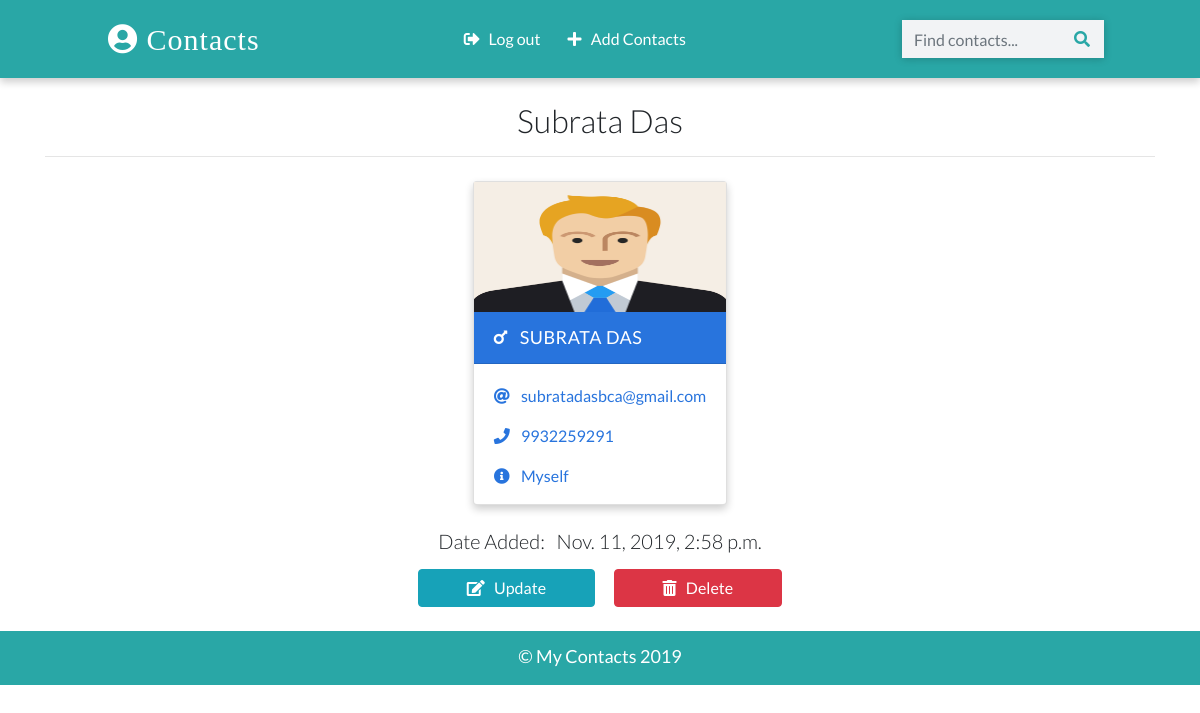
The app's page /detail/22/ (signed in) with its own data.
### contactapp/models.py (models this page shows, shortened)
class Contact(models.Model):
    manager = models.ForeignKey(User, on_delete=models.CASCADE, default=None)
    name = models.CharField(max_length=20)
    email = models.EmailField(max_length=100)
    phone = models.IntegerField()
    info = models.CharField(max_length=30)
    gender = models.CharField(max_length=50, choices=(
        ('male','Male'),
        ('female','Female')
    ))
    image = models.ImageField(upload_to='images/',blank=True)
    date_added = models.DateTimeField(default=datetime.now)
    class Meta:
        ordering = ['-id']

### contactapp/views.py (the view)
# urls.py: path('detail/<int:pk>/', views.ContactDetailView.as_view(), name="detail"),
class ContactDetailView(LoginRequiredMixin, DetailView):
    template_name = 'detail.html'
    model = Contact
    context_object_name = 'contact'

### templates/detail.html (shortened to what this page needs)
{% extends 'base.html' %}
{% load static %}
{% block content %}
{% if contact.manager == request.user %}
    <div class="container">
      <h2 class="heading font-weight-light text-center">{{contact.name}}</h2>
      <hr />
    </div>
    <div class="container main-part">
      {% include 'partials/_card.html' %}
    </div>
    <div class="container mt-3">
    <h5 class="text-center my-3 font-weight-light">Date Added: &nbsp; {{contact.date_added}}</h5>
      <p class="text-center text-light">
      <a class="btn btn-info px-5" href="{% url 'update' contact.id %}" >
      <i class="fas fa-edit"></i> &nbsp; Update
      </a>
      <a class="btn btn-danger px-5" href="{% url 'delete' contact.id %}">
        <i class="fas fa-trash-alt"></i> &nbsp; Delete
      </a>
      </p>
    </div>
{% else %}
  <div class="container">
      <h2 class="heading font-weight-light text-center">You don't have access to this page!</h2>
      <hr />
    </div>
{% endif %}
{% endblock content %}

### templates/partials/_card.html (shortened to what this page needs)
{% load static %}
{% if contact.gender == 'male' %}
  <div class="card my-2 mx-2 boy-card">
    <img src="{% if contact.image %}
    {{contact.image.url}}
    {% else %}
    {% static '/images/boy.png' %}
    {% endif %}" class="img-fluid" />
    <div class="card-header">
      <a href="{% url 'detail' contact.id %}" class="text-white header-link"
        ><i class="fas fa-mars mr-2"></i> {{contact.name}}</a
      >
    </div>
    <div class="card-body pb-0">
      <p>
        <i class="fas fa-at mr-2"></i>
        <a href="mailto:{{contact.email}}">{{contact.email}}</a>
      </p>
      <p>
        <i class="fas fa-phone mr-2"></i>
        <a href="tel:{{contact.phone}}">{{contact.phone}}</a>
      </p>
      <p><i class="fas fa-info-circle mr-2"></i> {{contact.info}}</p>
    </div>
  </div>
{% endif %}

### static/css/main.css (style rules this page uses)
:root { --back: #29a7a6; --girl: #e64298; --boy: #2874dd; }
body { font-family: Lato, sans-serif; }
.card { box-shadow: 0 4px 8px 0 rgba(0, 0, 0, 0.2); transition: 0.3s; min-width: 250px; box-sizing: border-box; }
img { height: 130px !important; }
.card-header { font-size: 18px; letter-spacing: 0.5px; text-transform: uppercase; }
.boy-card .card-header { background-color: var(--boy); }
.boy-card .card-body, .boy-card .card-body p a { color: var(--boy); }
.card-body p { cursor: pointer; }
.main-part { display: flex; flex-wrap: wrap; justify-content: space-evenly; }

### records on screen
Contact: name "Subrata Das", name "SUBRATA DAS", email "subratadasbca@gmail.com", phone "9932259291", info "Myself", date_added "Nov. 11, 2019, 2:58 p.m."
